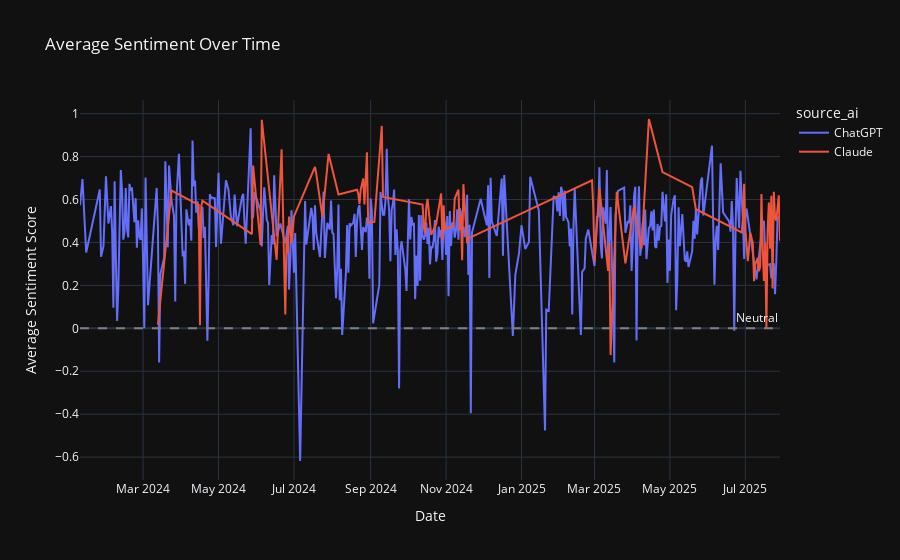
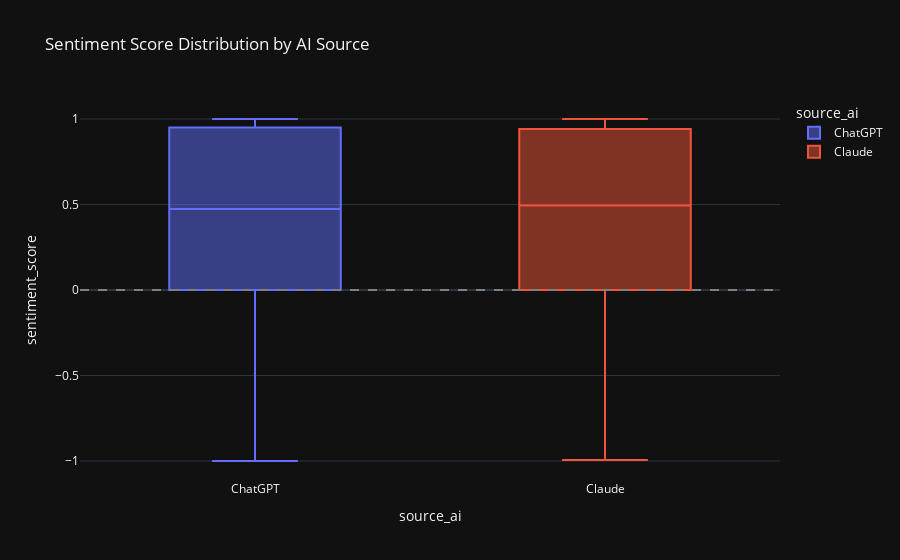

Write notebook code for charts like these, in order.
### Markdown cell above
## 😊 Sentiment Analysis

### Code cell
# Sentiment analysis by AI and content type
sentiment_stats = combined_df.groupby(['source_ai', 'role']).agg({
    'sentiment_score': ['mean', 'std', 'count']
}).round(3)

print("=== SENTIMENT ANALYSIS ===")
print(sentiment_stats)

# Sentiment over time
combined_df['date'] = combined_df['timestamp'].dt.date
daily_sentiment = combined_df.groupby(['date', 'source_ai'])['sentiment_score'].mean().reset_index()

fig = px.line(daily_sentiment, x='date', y='sentiment_score', color='source_ai',
              title='Average Sentiment Over Time',
              labels={'date': 'Date', 'sentiment_score': 'Average Sentiment Score'})
fig.add_hline(y=0, line_dash="dash", line_color="gray", annotation_text="Neutral")
fig.show()

# Sentiment distribution by AI source
fig = px.box(combined_df, x='source_ai', y='sentiment_score', color='source_ai',
             title='Sentiment Score Distribution by AI Source')
fig.add_hline(y=0, line_dash="dash", line_color="gray")
fig.show()

# Sentiment by content type
fig = px.box(combined_df, x='content_type', y='sentiment_score',
             title='Sentiment by Content Type')
fig.add_hline(y=0, line_dash="dash", line_color="gray")
fig.update_xaxes(tickangle=45)
fig.show()

### Figure 1 — Plotly figure (JSON) as saved in the notebook; plotly's stock layout.template omitted (floating-point values rounded to 4 significant figures; data arrays with more than 128 entries replaced by an {"elided": "..."} marker saying what was removed)
{"data": [{"hovertemplate": "source_ai=ChatGPT<br>Date=%{x}<br>Average Sentiment Score=%{y}<extra></extra>", "legendgroup": "ChatGPT", "line": {"color": "#636efa", "dash": "solid"}, "marker": {"symbol": "circle"}, "mode": "lines", "name": "ChatGPT", "orientation": "v", "showlegend": true, "type": "scatter", "x": {"elided": "381 str values"}, "xaxis": "x", "y": {"elided": "381 float values"}, "yaxis": "y"}, {"hovertemplate": "source_ai=Claude<br>Date=%{x}<br>Average Sentiment Score=%{y}<extra></extra>", "legendgroup": "Claude", "line": {"color": "#EF553B", "dash": "solid"}, "marker": {"symbol": "circle"}, "mode": "lines", "name": "Claude", "orientation": "v", "showlegend": true, "type": "scatter", "x": ["2024-03-13", "2024-03-24", "2024-04-15", "2024-04-16", "2024-04-17", "2024-04-18", "2024-05-28", "2024-05-29", "2024-06-04", "2024-06-05", "2024-06-17", "2024-06-21", "2024-06-24", "2024-06-25", "2024-06-26", "2024-06-27", "2024-06-29", "2024-07-01", "2024-07-18", "2024-07-19", "2024-07-24", "2024-07-29", "2024-08-06", "2024-08-21", "2024-08-22", "2024-08-23", "2024-08-24", "2024-08-26", "2024-08-27", "2024-08-29", "2024-08-30", "2024-09-04", "2024-09-10", "2024-09-11", "2024-10-13", "2024-10-14", "2024-10-15", "2024-10-16", "2024-10-17", "2024-10-20", "2024-10-24", "2024-10-28", "2024-10-29", "2024-10-30", "2024-10-31", "2024-11-07", "2024-11-08", "2024-11-11", "2024-11-12", "2024-11-13", "2024-11-14", "2024-11-15", "2024-11-18", "2024-11-19", "2025-02-27", "2025-02-28", "2025-03-01", "2025-03-05", "2025-03-12", "2025-03-13", "2025-03-14", "2025-03-19", "2025-03-26", "2025-04-02", "2025-04-08", "2025-04-14", "2025-04-25", "2025-05-19", "2025-05-22", "2025-06-09", "2025-06-28", "2025-06-29", "2025-06-30", "2025-07-01", "2025-07-02", "2025-07-03", "2025-07-05", "2025-07-07", "2025-07-08", "2025-07-09", "2025-07-11", "2025-07-12", "2025-07-13", "2025-07-14", "2025-07-15", "2025-07-16", "2025-07-17", "2025-07-18", "2025-07-19", "2025-07-20", "2025-07-21", "2025-07-22", "2025-07-23", "2025-07-24", "2025-07-25", "2025-07-26", "2025-07-28", "2025-07-29"], "xaxis": "x", "y": [0.01763, 0.6415, 0.5755, 0.01378, 0.5676, 0.5952, 0.4391, 0.7581, 0.3881, 0.9713, 0.3191, 0.8343, 0.06466, 0.4207, 0.3495, 0.5206, 0.3982, 0.5215, 0.7522, 0.7218, 0.5198, 0.8126, 0.6232, 0.6458, 0.6269, 0.5797, 0.6471, 0.6978, 0.5767, 0.8196, 0.4911, 0.4959, 0.9428, 0.6119, 0.5763, 0.4697, 0.4433, 0.5653, 0.6032, 0.4353, 0.4867, 0.6282, 0.4077, 0.573, 0.4619, 0.4757, 0.6045, 0.6456, 0.457, 0.5259, 0.3172, 0.6716, 0.3964, 0.4189, 0.6896, 0.5625, 0.309, 0.6535, 0.2679, 0.3978, -0.1248, 0.6358, 0.3025, 0.5681, 0.3715, 0.9751, 0.728, 0.6573, 0.5548, 0.5028, 0.447, 0.509, 0.6732, 0.4629, 0.3733, 0.313, 0.4458, 0.3985, 0.2195, 0.2989, 0.3285, 0.266, 0.2879, 0.6253, 0.373, 0.2206, 0.4001, 0.0, 0.4616, 0.5861, 0.3713, 0.6174, 0.1855, 0.6358, 0.5126, 0.5018, 0.6192, 0.4078], "yaxis": "y"}], "layout": {"annotations": [{"showarrow": false, "text": "Neutral", "x": 1, "xanchor": "right", "xref": "x domain", "y": 0, "yanchor": "bottom", "yref": "y"}], "legend": {"title": {"text": "source_ai"}, "tracegroupgap": 0}, "shapes": [{"line": {"color": "gray", "dash": "dash"}, "type": "line", "x0": 0, "x1": 1, "xref": "x domain", "y0": 0, "y1": 0, "yref": "y"}], "title": {"text": "Average Sentiment Over Time"}, "xaxis": {"anchor": "y", "domain": [0, 1], "title": {"text": "Date"}}, "yaxis": {"anchor": "x", "domain": [0, 1], "title": {"text": "Average Sentiment Score"}}}}

### Figure 2 — Plotly figure (JSON) as saved in the notebook; plotly's stock layout.template omitted (floating-point values rounded to 4 significant figures; data arrays with more than 128 entries replaced by an {"elided": "..."} marker saying what was removed)
{"data": [{"alignmentgroup": "True", "hovertemplate": "source_ai=%{x}<br>sentiment_score=%{y}<extra></extra>", "legendgroup": "ChatGPT", "marker": {"color": "#636efa"}, "name": "ChatGPT", "notched": false, "offsetgroup": "ChatGPT", "orientation": "v", "showlegend": true, "type": "box", "x": {"elided": "13453 str values"}, "x0": " ", "xaxis": "x", "y": {"elided": "13453 float values"}, "y0": " ", "yaxis": "y"}, {"alignmentgroup": "True", "hovertemplate": "source_ai=%{x}<br>sentiment_score=%{y}<extra></extra>", "legendgroup": "Claude", "marker": {"color": "#EF553B"}, "name": "Claude", "notched": false, "offsetgroup": "Claude", "orientation": "v", "showlegend": true, "type": "box", "x": {"elided": "1995 str values"}, "x0": " ", "xaxis": "x", "y": {"elided": "1995 float values"}, "y0": " ", "yaxis": "y"}], "layout": {"boxmode": "overlay", "legend": {"title": {"text": "source_ai"}, "tracegroupgap": 0}, "shapes": [{"line": {"color": "gray", "dash": "dash"}, "type": "line", "x0": 0, "x1": 1, "xref": "x domain", "y0": 0, "y1": 0, "yref": "y"}], "title": {"text": "Sentiment Score Distribution by AI Source"}, "xaxis": {"anchor": "y", "categoryarray": ["ChatGPT", "Claude"], "categoryorder": "array", "domain": [0, 1], "title": {"text": "source_ai"}}, "yaxis": {"anchor": "x", "domain": [0, 1], "title": {"text": "sentiment_score"}}}}
